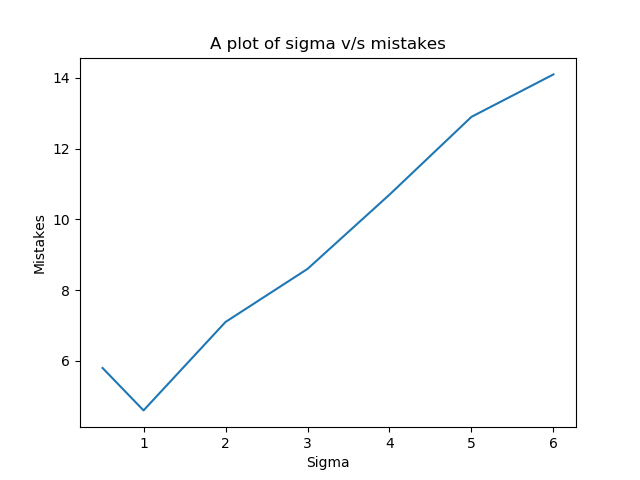

Write the Python code that produced this figure.
import numpy as np
from kernel import *
from utils import *
import matplotlib.pyplot as plt


class KernelLogistic(object):
    def __init__(self, kernel=gaussian_kernel, iterations=100,eta=0.01,lamda=0.05,sigma=1):
        self.kernel = lambda x,y: kernel(x,y,sigma)
        self.iterations = iterations
        self.alpha = None
        self.eta = eta     # Step size for gradient descent
        self.lamda = lamda # Regularization term

    def fit(self, X, y):
        ''' find the alpha values here'''
        self.train_X = X
        self.train_y = y
        self.alpha = np.zeros((y.shape[0],1))
        kernel = self.kernel(self.train_X,self.train_X)

        # TODO
        for _ in range(self.iterations):
            # TODO: Update the weights using a single step of gradient descent. You are not allowed to use loops here.
            # if(iter%1000==0):
            #     print(self.weights)
            sig=1/(1+np.exp(-1*(kernel @ self.alpha)))
            grad=kernel @ (self.train_y[:,None] - sig - self.lamda*self.alpha)
            # print(grad.shape)
            self.alpha=self.alpha+self.eta*grad

            # print(self.alpha.shape)
            # print(y.shape)
            # print(np.linalg.norm(grad))
            # END TODO

            # TODO: Stop the algorithm if the norm of the gradient falls below 1e-4
            # if(np.linalg.norm(grad)<1e-4):
            #     # print("converged")
            #     break

        # END TODO
    

    def predict(self, X):
        # TODO 
        kernel = self.kernel(X,self.train_X)
        # print(kernel.shape)
        # wt=np.diag(self.alpha[:,0])
        # # print(wt.shape)
        # wt_ker=kernel @ wt
        tmp= 1/(1+np.exp(-1*(kernel @ self.alpha)))
        return tmp[:,0]
        # END TODO

def k_fold_cv(X,y,k=10,sigma=1.0):
    '''Does k-fold cross validation given train set (X, y)
    Divide train set into k subsets, and train on (k-1) while testing on 1. 
    Do this process k times.
    Do Not randomize 
    
    Arguments:
        X  -- Train set
        y  -- Train set labels
    
    Keyword Arguments:
        k {number} -- k for the evaluation
        sigma {number} -- parameter for gaussian kernel
    
    Returns:
        error -- (sum of total mistakes for each fold)/(k)
    '''
    # TODO 
    sig=sigma
    n=X.shape[0]
    # print(X.shape,y.shape)
    sz=n//k
    tot=0
    for i in range(k):
        st=i*sz
        end=(i+1)*sz
        if(i==k):
            end=n
        ms=np.ones((n,),dtype=bool)
        ms[st:end]=0
        clf = KernelLogistic(gaussian_kernel,sigma=sig)
        clf.fit(X[ms,:], y[ms])

        y_predict = clf.predict(X[st:end]) > 0.5

        err = np.sum(y_predict != y[st:end])
        tot+=err
        # print(i)

    return tot/k



    # END TODO

if __name__ == '__main__':
    data = np.loadtxt("./data/dataset1.txt")
    X1 = data[:900,:2]
    Y1 = data[:900,2]

    clf = KernelLogistic(gaussian_kernel)
    clf.fit(X1, Y1)

    y_predict = clf.predict(data[900:,:2]) > 0.5

    correct = np.sum(y_predict == data[900:,2])
    print("%d out of %d predictions correct" % (correct, len(y_predict)))
    if correct > 92:
        marks = 1.0
    else:
        marks = 0
    print(f"You recieve {marks} for the fit function")

    errs = []
    sigmas = [0.5, 1, 2, 3, 4, 5, 6]
    for s in sigmas:  
      errs+=[(k_fold_cv(X1,Y1,sigma=s))]
    plt.plot(sigmas,errs)
    plt.xlabel('Sigma')
    plt.ylabel('Mistakes')
    plt.title('A plot of sigma v/s mistakes')
    plt.show()
